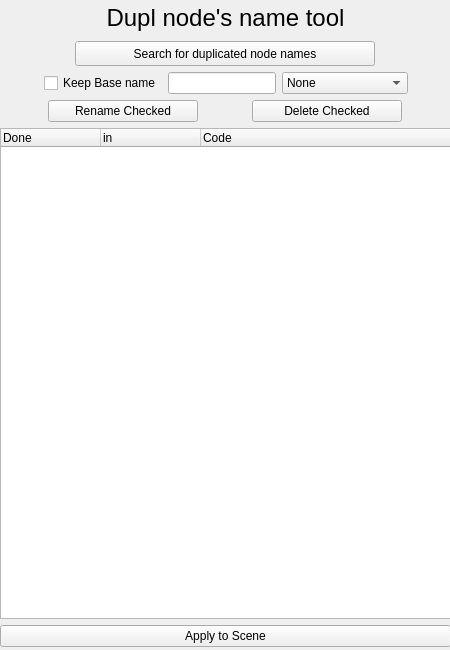
<?xml version="1.0" encoding="UTF-8"?>
<ui version="4.0">
 <class>SameNameNodeChecker</class>
 <widget class="QWidget" name="SameNameNodeChecker">
  <property name="windowModality">
   <enum>Qt::NonModal</enum>
  </property>
  <property name="geometry">
   <rect>
    <x>0</x>
    <y>0</y>
    <width>450</width>
    <height>650</height>
   </rect>
  </property>
  <property name="sizePolicy">
   <sizepolicy hsizetype="Fixed" vsizetype="Fixed">
    <horstretch>0</horstretch>
    <verstretch>0</verstretch>
   </sizepolicy>
  </property>
  <property name="minimumSize">
   <size>
    <width>450</width>
    <height>650</height>
   </size>
  </property>
  <property name="maximumSize">
   <size>
    <width>450</width>
    <height>650</height>
   </size>
  </property>
  <property name="focusPolicy">
   <enum>Qt::StrongFocus</enum>
  </property>
  <property name="windowTitle">
   <string>Dupl node's name tool</string>
  </property>
  <property name="windowIcon">
   <iconset>
    <normaloff>C:/Users/tbourille/Downloads/a-asobo-blue.ico</normaloff>C:/Users/tbourille/Downloads/a-asobo-blue.ico</iconset>
  </property>
  <widget class="QWidget" name="verticalLayoutWidget">
   <property name="geometry">
    <rect>
     <x>0</x>
     <y>0</y>
     <width>451</width>
     <height>651</height>
    </rect>
   </property>
   <layout class="QVBoxLayout" name="verticalLayout_2">
    <property name="spacing">
     <number>6</number>
    </property>
    <property name="sizeConstraint">
     <enum>QLayout::SetDefaultConstraint</enum>
    </property>
    <property name="leftMargin">
     <number>0</number>
    </property>
    <property name="bottomMargin">
     <number>4</number>
    </property>
    <item>
     <widget class="QLabel" name="Title">
      <property name="sizePolicy">
       <sizepolicy hsizetype="Expanding" vsizetype="Fixed">
        <horstretch>0</horstretch>
        <verstretch>0</verstretch>
       </sizepolicy>
      </property>
      <property name="minimumSize">
       <size>
        <width>391</width>
        <height>35</height>
       </size>
      </property>
      <property name="maximumSize">
       <size>
        <width>16777215</width>
        <height>35</height>
       </size>
      </property>
      <property name="font">
       <font>
        <pointsize>18</pointsize>
       </font>
      </property>
      <property name="text">
       <string>Dupl node's name tool</string>
      </property>
      <property name="alignment">
       <set>Qt::AlignCenter</set>
      </property>
     </widget>
    </item>
    <item>
     <layout class="QHBoxLayout" name="horizontalLayout" stretch="0">
      <property name="spacing">
       <number>6</number>
      </property>
      <property name="topMargin">
       <number>0</number>
      </property>
      <item>
       <widget class="QPushButton" name="pushButton">
        <property name="enabled">
         <bool>true</bool>
        </property>
        <property name="sizePolicy">
         <sizepolicy hsizetype="Fixed" vsizetype="Fixed">
          <horstretch>0</horstretch>
          <verstretch>0</verstretch>
         </sizepolicy>
        </property>
        <property name="minimumSize">
         <size>
          <width>200</width>
          <height>25</height>
         </size>
        </property>
        <property name="maximumSize">
         <size>
          <width>300</width>
          <height>27</height>
         </size>
        </property>
        <property name="sizeIncrement">
         <size>
          <width>0</width>
          <height>0</height>
         </size>
        </property>
        <property name="baseSize">
         <size>
          <width>0</width>
          <height>0</height>
         </size>
        </property>
        <property name="layoutDirection">
         <enum>Qt::LeftToRight</enum>
        </property>
        <property name="text">
         <string>Search for duplicated node names</string>
        </property>
        <property name="checkable">
         <bool>false</bool>
        </property>
        <property name="autoDefault">
         <bool>false</bool>
        </property>
        <property name="default">
         <bool>false</bool>
        </property>
        <property name="flat">
         <bool>false</bool>
        </property>
       </widget>
      </item>
     </layout>
    </item>
    <item>
     <layout class="QHBoxLayout" name="horizontalLayout_4">
      <item>
       <spacer name="horizontalSpacer_2">
        <property name="orientation">
         <enum>Qt::Horizontal</enum>
        </property>
        <property name="sizeHint" stdset="0">
         <size>
          <width>40</width>
          <height>20</height>
         </size>
        </property>
       </spacer>
      </item>
      <item>
       <widget class="QCheckBox" name="KeepBaseName">
        <property name="text">
         <string>Keep Base name</string>
        </property>
       </widget>
      </item>
      <item>
       <widget class="QLineEdit" name="lineEdit">
        <property name="sizePolicy">
         <sizepolicy hsizetype="Fixed" vsizetype="Fixed">
          <horstretch>0</horstretch>
          <verstretch>0</verstretch>
         </sizepolicy>
        </property>
        <property name="minimumSize">
         <size>
          <width>100</width>
          <height>0</height>
         </size>
        </property>
        <property name="maximumSize">
         <size>
          <width>300</width>
          <height>16777215</height>
         </size>
        </property>
       </widget>
      </item>
      <item>
       <widget class="QComboBox" name="suffIncrComb">
        <property name="editable">
         <bool>false</bool>
        </property>
        <property name="currentText">
         <string>None</string>
        </property>
        <property name="currentIndex">
         <number>0</number>
        </property>
        <property name="maxVisibleItems">
         <number>5</number>
        </property>
        <property name="modelColumn">
         <number>0</number>
        </property>
        <item>
         <property name="text">
          <string>None</string>
         </property>
        </item>
        <item>
         <property name="text">
          <string>_IncrNum</string>
         </property>
        </item>
        <item>
         <property name="text">
          <string>_&lt;Min:sec:msec&gt;</string>
         </property>
        </item>
       </widget>
      </item>
      <item>
       <spacer name="horizontalSpacer">
        <property name="orientation">
         <enum>Qt::Horizontal</enum>
        </property>
        <property name="sizeHint" stdset="0">
         <size>
          <width>40</width>
          <height>20</height>
         </size>
        </property>
       </spacer>
      </item>
     </layout>
    </item>
    <item>
     <layout class="QHBoxLayout" name="horizontalLayout_2">
      <item>
       <widget class="QPushButton" name="RenameChecked">
        <property name="minimumSize">
         <size>
          <width>50</width>
          <height>0</height>
         </size>
        </property>
        <property name="maximumSize">
         <size>
          <width>150</width>
          <height>16777215</height>
         </size>
        </property>
        <property name="text">
         <string>Rename Checked</string>
        </property>
       </widget>
      </item>
      <item>
       <widget class="QPushButton" name="DeleteChecked">
        <property name="minimumSize">
         <size>
          <width>50</width>
          <height>0</height>
         </size>
        </property>
        <property name="maximumSize">
         <size>
          <width>150</width>
          <height>16777215</height>
         </size>
        </property>
        <property name="text">
         <string>Delete Checked</string>
        </property>
       </widget>
      </item>
     </layout>
    </item>
    <item>
     <widget class="QTreeWidget" name="NameCopyTab">
      <property name="maximumSize">
       <size>
        <width>16777215</width>
        <height>500</height>
       </size>
      </property>
      <column>
       <property name="text">
        <string notr="true">Done</string>
       </property>
      </column>
      <column>
       <property name="text">
        <string>in</string>
       </property>
      </column>
      <column>
       <property name="text">
        <string>Code</string>
       </property>
      </column>
     </widget>
    </item>
    <item>
     <widget class="QPushButton" name="ApplyModToScene">
      <property name="text">
       <string>Apply to Scene</string>
      </property>
     </widget>
    </item>
   </layout>
  </widget>
 </widget>
 <resources/>
 <connections/>
</ui>
